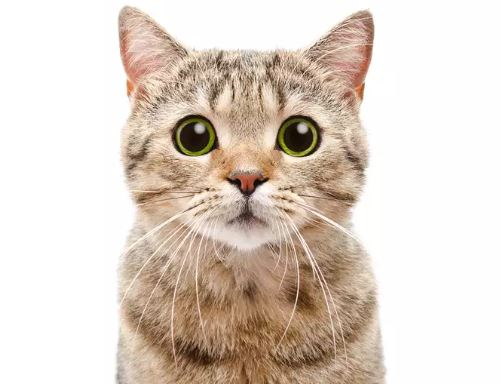
#> input picture DSI206/cat.JPG, 502 x 384 px, found by its file name
$ python YCbCr.py
#> lines starting #> are read from the running program, lines starting #| are printed output that depends on the picture
#> further down, img is the input picture: shape (384, 502, 3); mean R, G, B 222.8, 210.6, 200.1
#| 255 uint8
#Write a program that converts RGB image to YCbCr image and vice versa. Use the template code and modify rgb2ycbcr and ycbcr2rgb functions.

import matplotlib.pyplot as plt
import numpy as np


def rgb2ycbcr(im):
    """
    Convert from RGB image to YCbCr image
    Input:  im = uint8 3D numpy array of RGB image of size (h*w*3)
    Output: uint8 3D numpy array of YCbCr image of size (h*w*3)
    """

    M = np.array([[.299, .587, .114],
                  [-.1687, -.3313, .5],
                  [.5, -.4187, -.0813]])

    ycbcr = im.dot(M.T)
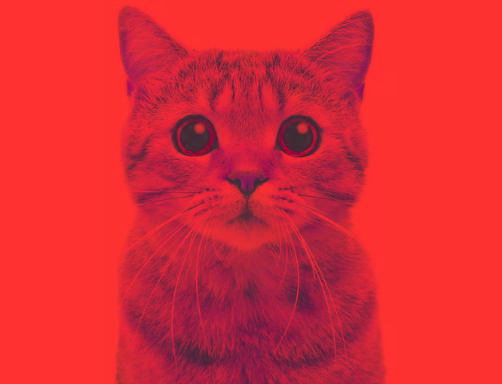
#> ycbcr: shape (384, 502, 3) float64; mean R, G, B 213.1, -7.3, 6.9; drawn with min black and max white
    ycbcr[:,:,[1,2]] +=128
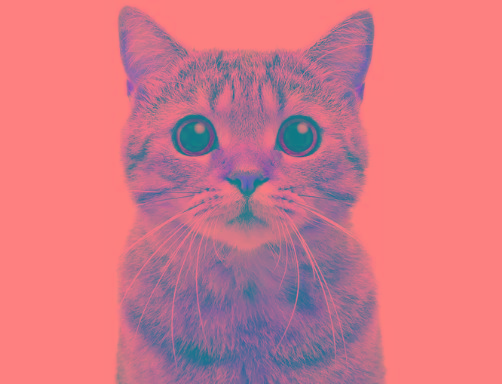
#> ycbcr: shape (384, 502, 3) float64; mean R, G, B 213.1, 120.7, 134.9
    return np.uint8(ycbcr)

def ycbcr2rgb(im):
    """
    Convert from YCbCr image to RGB image
    Input:  im = uint8 3D numpy array of YCbCr image of size (h*w*3)
    Output: uint8 3D numpy array of RGB image of size (h*w*3)
    """
    Minv = np.array([[1, 0, 1.402],
                     [1, -0.34414, -.71414],
                     [1, 1.772, 0]])

    rgb = im.astype(np.float64)
#> rgb: shape (384, 502, 3) float64; mean of channels 0, 1, 2 212.3, 120.4, 134.7
    rgb[:,:,[1,2]] -= 128
#> rgb: shape (384, 502, 3) float64; mean of channels 0, 1, 2 212.3, -7.6, 6.7
    return rgb.dot(Minv.T).clip(0, 255).astype('uint8')


if __name__=="__main__":
    img = plt.imread('cat.jpg')
    print(img.max(), img.dtype)
    imgycbcr = rgb2ycbcr(img)
    imgrgb = ycbcr2rgb(imgycbcr)
    print(imgycbcr.max(), imgycbcr.dtype)
#| 254 uint8
    print(imgrgb.max(), imgrgb.dtype)
#| 255 uint8


    plt.subplot(2,3,1)
    plt.imshow(imgycbcr[:,:,0], cmap='gray', vmin=0, vmax=255)
    plt.title('Y')

    plt.subplot(2,3,2)
    plt.imshow(imgycbcr[:,:,1], cmap='gray', vmin=0, vmax=255)
    plt.title('Cb')

    plt.subplot(2,3,3)
    plt.imshow(imgycbcr[:,:,2], cmap='gray', vmin=0, vmax=255)
    plt.title('Cr')

    plt.subplot(2,3,4)
    plt.imshow(imgrgb)
    plt.title('Converted RGB')
    plt.subplot(2,3,5)
    plt.imshow(img)
    plt.title('Original')

    plt.show()
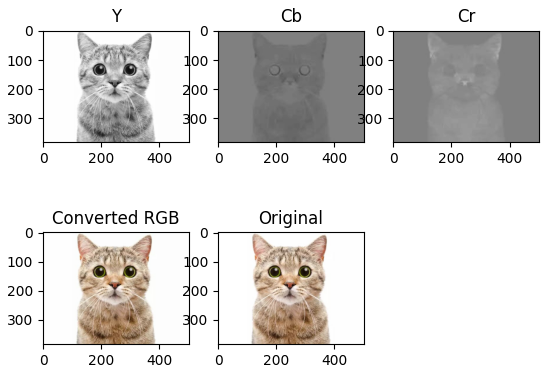
#> figure drawn by matplotlib, 5 panels

$ run again, with DSI206/chess_board.jpg copied over DSI206/cat.JPG
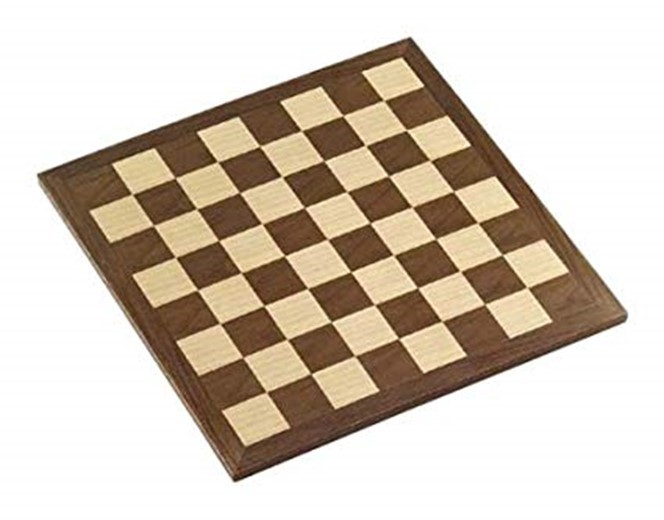
#> input picture DSI206/chess_board.jpg, 664 x 520 px, found by its file name
#> img is the input picture: shape (520, 664, 3); mean R, G, B 210.5, 199, 185.7
#| 255 uint8
#> in rgb2ycbcr, `ycbcr = im.dot(M.T)`:
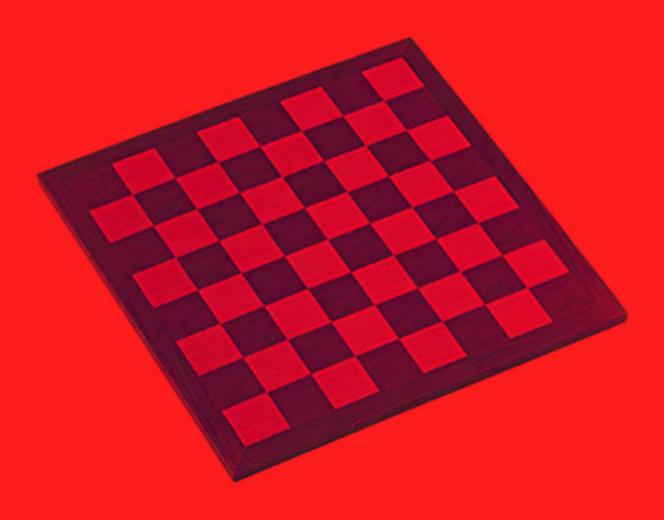
#> ycbcr: shape (520, 664, 3) float64; mean R, G, B 200.9, -8.6, 6.8; drawn with min black and max white
#> in rgb2ycbcr, `ycbcr[:,:,[1,2]] +=128`:
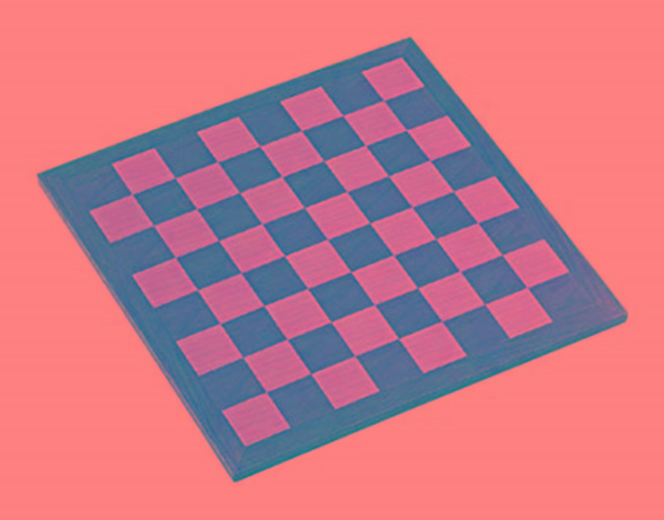
#> ycbcr: shape (520, 664, 3) float64; mean R, G, B 200.9, 119.4, 134.8
#| 254 uint8
#| 255 uint8
